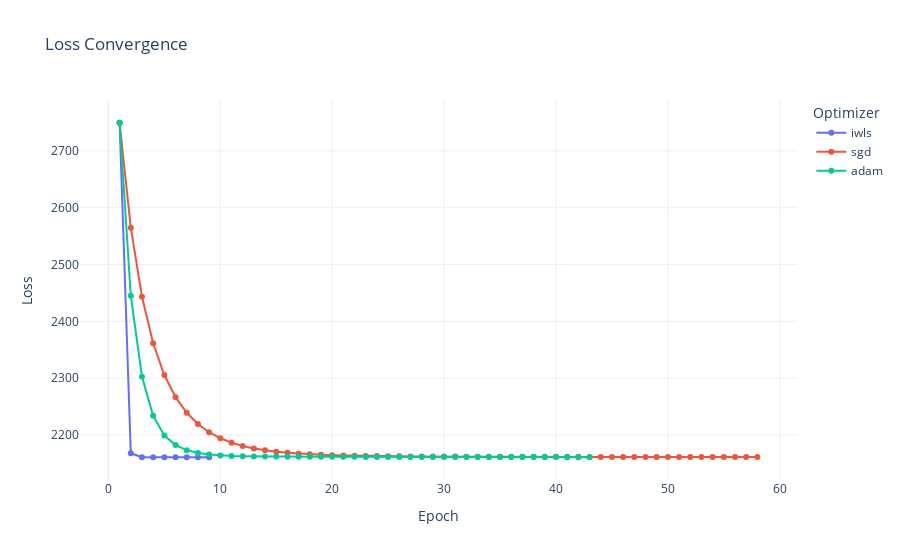

Here is the notebook cell this chart was saved with:
### Code cell
from utils.plots import plot_loss_convergence

plot_loss_convergence(first_split_l_vals)
